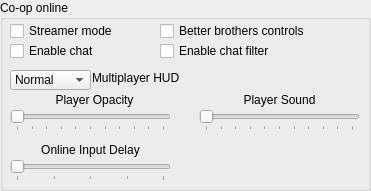
       <widget class="QGroupBox" name="groupBox_OnlineSettings">
        <property name="geometry">
         <rect>
          <x>10</x>
          <y>640</y>
          <width>371</width>
          <height>191</height>
         </rect>
        </property>
        <property name="title">
         <string>Co-op online</string>
        </property>
        <widget class="QCheckBox" name="checkBox_Steamer">
         <property name="geometry">
          <rect>
           <x>10</x>
           <y>20</y>
           <width>111</width>
           <height>22</height>
          </rect>
         </property>
         <property name="text">
          <string>Streamer mode</string>
         </property>
        </widget>
        <widget class="QCheckBox" name="checkBox_JEcontrols">
         <property name="geometry">
          <rect>
           <x>160</x>
           <y>20</y>
           <width>151</width>
           <height>22</height>
          </rect>
         </property>
         <property name="text">
          <string>Better brothers controls</string>
         </property>
        </widget>
        <widget class="QSlider" name="horizontalSlider_PlayerOpacity">
         <property name="geometry">
          <rect>
           <x>10</x>
           <y>110</y>
           <width>161</width>
           <height>21</height>
          </rect>
         </property>
         <property name="maximum">
          <number>10</number>
         </property>
         <property name="pageStep">
          <number>1</number>
         </property>
         <property name="orientation">
          <enum>Qt::Horizontal</enum>
         </property>
         <property name="invertedAppearance">
          <bool>false</bool>
         </property>
         <property name="invertedControls">
          <bool>false</bool>
         </property>
         <property name="tickPosition">
          <enum>QSlider::TicksBelow</enum>
         </property>
         <property name="tickInterval">
          <number>0</number>
         </property>
        </widget>
        <widget class="QSlider" name="horizontalSlider_PlayersSFX">
         <property name="geometry">
          <rect>
           <x>199</x>
           <y>110</y>
           <width>161</width>
           <height>21</height>
          </rect>
         </property>
         <property name="maximum">
          <number>10</number>
         </property>
         <property name="pageStep">
          <number>1</number>
         </property>
         <property name="orientation">
          <enum>Qt::Horizontal</enum>
         </property>
         <property name="invertedAppearance">
          <bool>false</bool>
         </property>
         <property name="invertedControls">
          <bool>false</bool>
         </property>
         <property name="tickPosition">
          <enum>QSlider::TicksBelow</enum>
         </property>
         <property name="tickInterval">
          <number>0</number>
         </property>
        </widget>
        <widget class="QLabel" name="label_PlayerOpacity">
         <property name="geometry">
          <rect>
           <x>14</x>
           <y>90</y>
           <width>161</width>
           <height>20</height>
          </rect>
         </property>
         <property name="text">
          <string>Player Opacity</string>
         </property>
         <property name="alignment">
          <set>Qt::AlignCenter</set>
         </property>
        </widget>
        <widget class="QLabel" name="label_PlayersSFXVol">
         <property name="geometry">
          <rect>
           <x>199</x>
           <y>90</y>
           <width>161</width>
           <height>20</height>
          </rect>
         </property>
         <property name="text">
          <string>Player Sound</string>
         </property>
         <property name="alignment">
          <set>Qt::AlignCenter</set>
         </property>
        </widget>
        <widget class="QComboBox" name="comboBox_MultiplayerHUD">
         <property name="geometry">
          <rect>
           <x>10</x>
           <y>70</y>
           <width>81</width>
           <height>20</height>
          </rect>
         </property>
         <property name="layoutDirection">
          <enum>Qt::LeftToRight</enum>
         </property>
         <item>
          <property name="text">
           <string>Normal</string>
          </property>
         </item>
         <item>
          <property name="text">
           <string>Mini</string>
          </property>
         </item>
         <item>
          <property name="text">
           <string>Hearts Only</string>
          </property>
         </item>
         <item>
          <property name="text">
           <string>Off</string>
          </property>
         </item>
        </widget>
        <widget class="QLabel" name="label_MultiplayerHUD">
         <property name="geometry">
          <rect>
           <x>92</x>
           <y>70</y>
           <width>101</width>
           <height>16</height>
          </rect>
         </property>
         <property name="text">
          <string>Multiplayer HUD</string>
         </property>
        </widget>
        <widget class="QGroupBox" name="groupBox_OnlineSettings_2">
         <property name="geometry">
          <rect>
           <x>10</x>
           <y>570</y>
           <width>371</width>
           <height>141</height>
          </rect>
         </property>
         <property name="title">
          <string>Co-op online</string>
         </property>
         <widget class="QCheckBox" name="checkBox_Steamer_3">
          <property name="geometry">
           <rect>
            <x>10</x>
            <y>20</y>
            <width>111</width>
            <height>22</height>
           </rect>
          </property>
          <property name="text">
           <string>Streamer mode</string>
          </property>
         </widget>
         <widget class="QCheckBox" name="checkBox_JEcontrols_3">
          <property name="geometry">
           <rect>
            <x>160</x>
            <y>20</y>
            <width>151</width>
            <height>22</height>
           </rect>
          </property>
          <property name="text">
           <string>Better brothers controls</string>
          </property>
         </widget>
         <widget class="QSlider" name="horizontalSlider_PlayerOpacity_3">
          <property name="geometry">
           <rect>
            <x>10</x>
            <y>110</y>
            <width>161</width>
            <height>21</height>
           </rect>
          </property>
          <property name="maximum">
           <number>10</number>
          </property>
          <property name="pageStep">
           <number>1</number>
          </property>
          <property name="orientation">
           <enum>Qt::Horizontal</enum>
          </property>
          <property name="invertedAppearance">
           <bool>false</bool>
          </property>
          <property name="invertedControls">
           <bool>false</bool>
          </property>
          <property name="tickPosition">
           <enum>QSlider::TicksBelow</enum>
          </property>
          <property name="tickInterval">
           <number>0</number>
          </property>
         </widget>
         <widget class="QSlider" name="horizontalSlider_PlayersSFX_3">
          <property name="geometry">
           <rect>
            <x>199</x>
            <y>110</y>
            <width>161</width>
            <height>21</height>
           </rect>
          </property>
          <property name="maximum">
           <number>10</number>
          </property>
          <property name="pageStep">
           <number>1</number>
          </property>
          <property name="orientation">
           <enum>Qt::Horizontal</enum>
          </property>
          <property name="invertedAppearance">
           <bool>false</bool>
          </property>
          <property name="invertedControls">
           <bool>false</bool>
          </property>
          <property name="tickPosition">
           <enum>QSlider::TicksBelow</enum>
          </property>
          <property name="tickInterval">
           <number>0</number>
          </property>
         </widget>
         <widget class="QLabel" name="label_PlayerOpacity_3">
          <property name="geometry">
           <rect>
            <x>14</x>
            <y>90</y>
            <width>161</width>
            <height>20</height>
           </rect>
          </property>
          <property name="text">
           <string>Player Opacity</string>
          </property>
          <property name="alignment">
           <set>Qt::AlignCenter</set>
          </property>
         </widget>
         <widget class="QLabel" name="label_PlayersSFXVol_3">
          <property name="geometry">
           <rect>
            <x>199</x>
            <y>90</y>
            <width>161</width>
            <height>20</height>
           </rect>
          </property>
          <property name="text">
           <string>Player Sound</string>
          </property>
          <property name="alignment">
           <set>Qt::AlignCenter</set>
          </property>
         </widget>
        </widget>
        <widget class="QCheckBox" name="checkBox_Chat">
         <property name="geometry">
          <rect>
           <x>10</x>
           <y>40</y>
           <width>111</width>
           <height>22</height>
          </rect>
         </property>
         <property name="text">
          <string>Enable chat</string>
         </property>
        </widget>
        <widget class="QCheckBox" name="checkBox_Chat_Filter">
         <property name="geometry">
          <rect>
           <x>160</x>
           <y>40</y>
           <width>111</width>
           <height>22</height>
          </rect>
         </property>
         <property name="text">
          <string>Enable chat filter</string>
         </property>
        </widget>
        <widget class="QSlider" name="horizontalSlider_OnlineInputDelay">
         <property name="geometry">
          <rect>
           <x>10</x>
           <y>160</y>
           <width>161</width>
           <height>21</height>
          </rect>
         </property>
         <property name="minimum">
          <number>1</number>
         </property>
         <property name="maximum">
          <number>5</number>
         </property>
         <property name="pageStep">
          <number>1</number>
         </property>
         <property name="orientation">
          <enum>Qt::Horizontal</enum>
         </property>
         <property name="invertedAppearance">
          <bool>false</bool>
         </property>
         <property name="invertedControls">
          <bool>false</bool>
         </property>
         <property name="tickPosition">
          <enum>QSlider::TicksBelow</enum>
         </property>
         <property name="tickInterval">
          <number>0</number>
         </property>
        </widget>
        <widget class="QLabel" name="label_OnlineInputDelay">
         <property name="geometry">
          <rect>
           <x>10</x>
           <y>140</y>
           <width>161</width>
           <height>20</height>
          </rect>
         </property>
         <property name="text">
          <string>Online Input Delay</string>
         </property>
         <property name="alignment">
          <set>Qt::AlignCenter</set>
         </property>
        </widget>
       </widget>
